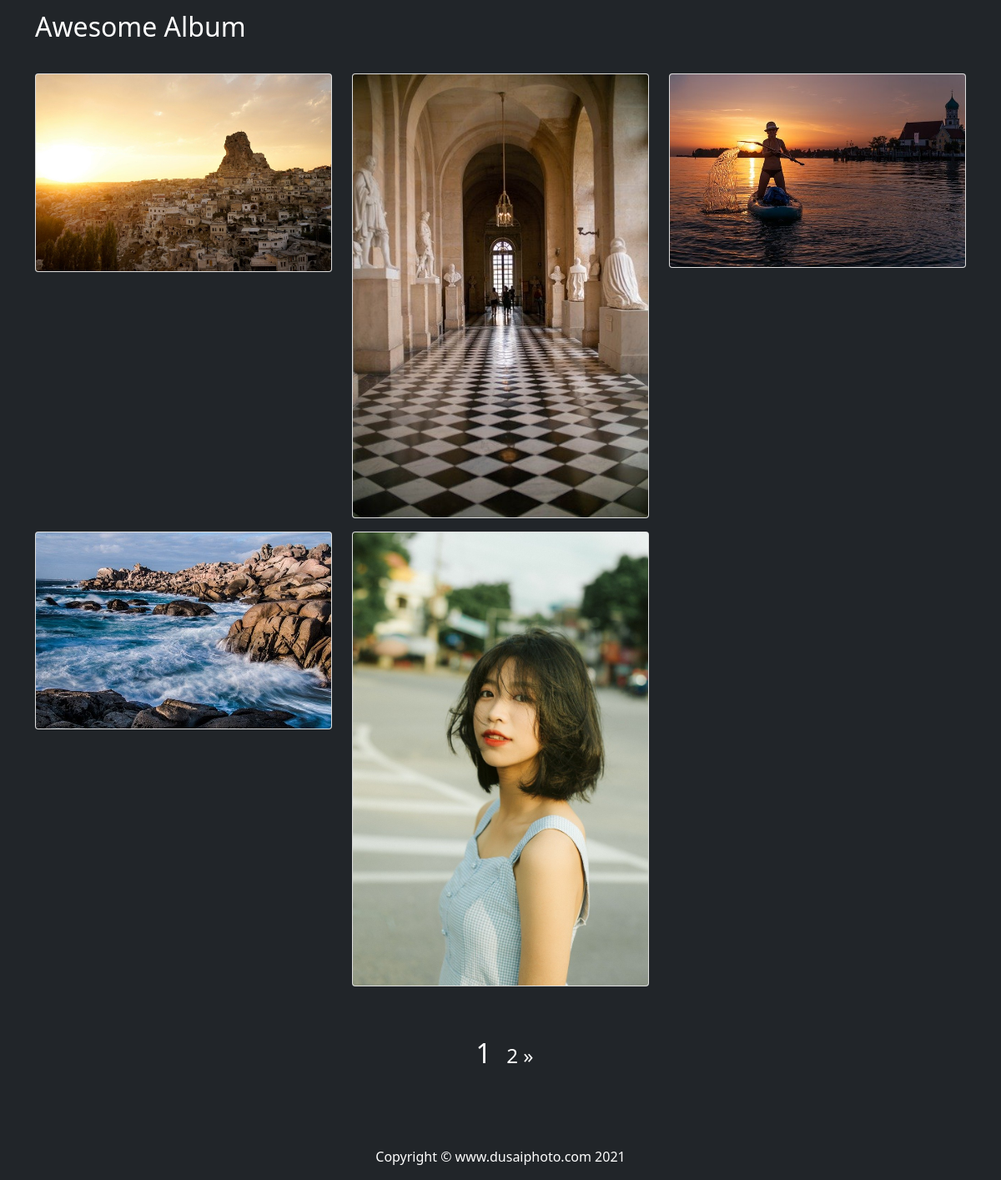
The page /photo/ on the database as committed earlier.
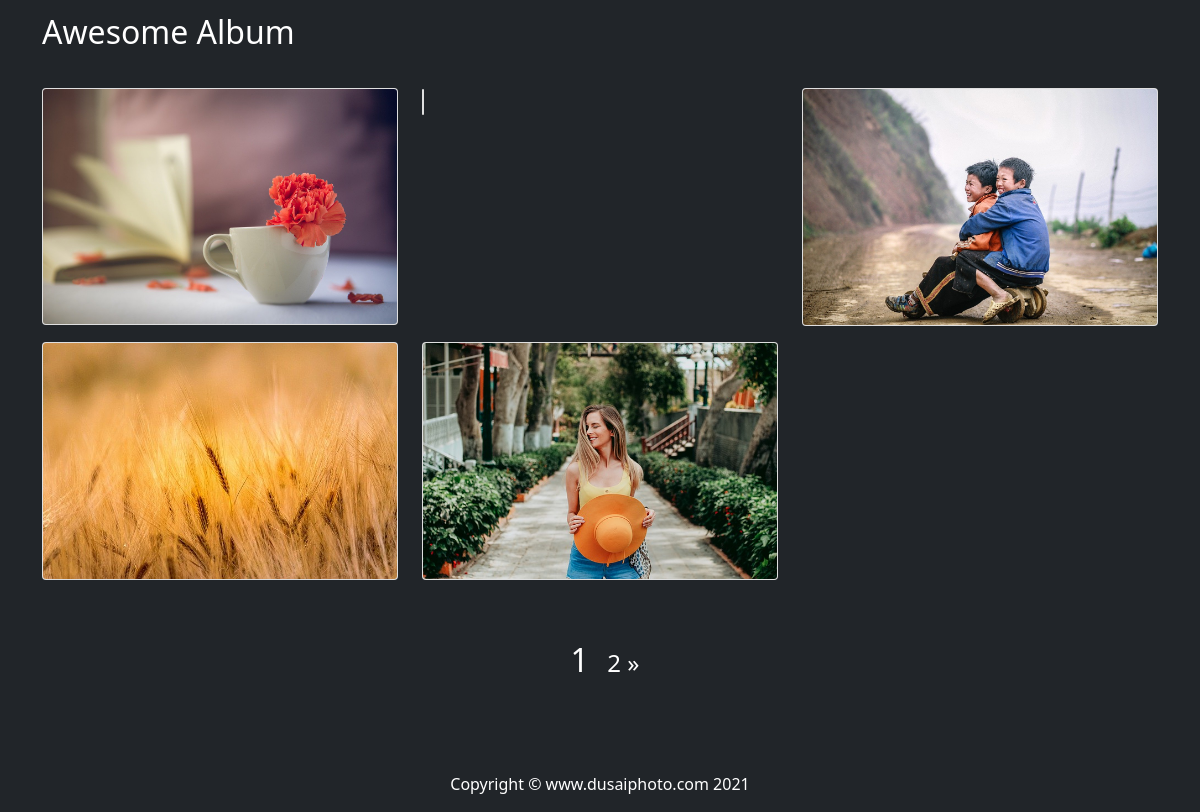
The same page on the database as committed later.
### photo/models.py (models this page shows, shortened)
class Photo(models.Model):
    image   = models.ImageField(upload_to='photo/%Y%m%d/')
    created = models.DateTimeField(default=now)
    class Meta:
        ordering = ('-created',)

### photo/views.py (the view, shortened to what this page needs)
# urls.py: path('', home, name='home'),
def home(request):
    photos = Photo.objects.all()
    paginator    = Paginator(photos, 5)
    page_number  = request.GET.get('page')
    paged_photos = paginator.get_page(page_number)
    context = {'photos': paged_photos}
    return render(request, 'photo/list.html', context)

### templates/photo/list.html (shortened to what this page needs)
{% extends "base.html" %}
{% block content %}
    <div class="container py-2">
        <div class="row" data-masonry='{"percentPosition": true}'>
            {% for photo in photos %}
            <div class="col-4 py-2">
                <div class="card hvr-float-shadow">
                    <a
                    href="#"
                    data-bs-toggle="modal"
                    data-bs-target="#photo-{{ photo.id }}"
                    >
                        <img
                        src="{{ photo.image.url }}"
                        alt=""
                        class="card-img"
                        >
                    </a>
                </div>
            </div>
            {% endfor %}
        </div>
        <div class="row justify-content-center py-5">
            <span class="step-links paginator">
                    <span class="current">
                        {{ photos.number }}
                    </span>
                {% if photos.has_next %}
                    <a
                    href="?page={{ photos.next_page_number }}"
                    class="paginator prevnext">
                        {{ photos.next_page_number }}
                    </a>
                    <a
                    href="?page={{ photos.paginator.num_pages }}"
                    class="paginator prevnext">
                        &raquo;
                    </a>
                {% endif %}
            </span>
        </div>
    </div>
{% endblock content %}

Rows that differ between the two databases and show on the page:
no longer on this page (row unchanged): Photo: image (picture)
no longer on this page (row unchanged): Photo: image (picture)
no longer on this page (row unchanged): Photo: image (picture)
no longer on this page (row unchanged): Photo: image (picture)
no longer on this page (row unchanged): Photo: image (picture)
added Photo: image (picture)
added Photo: image (picture)
added Photo: image (picture)
added Photo: image (picture)
